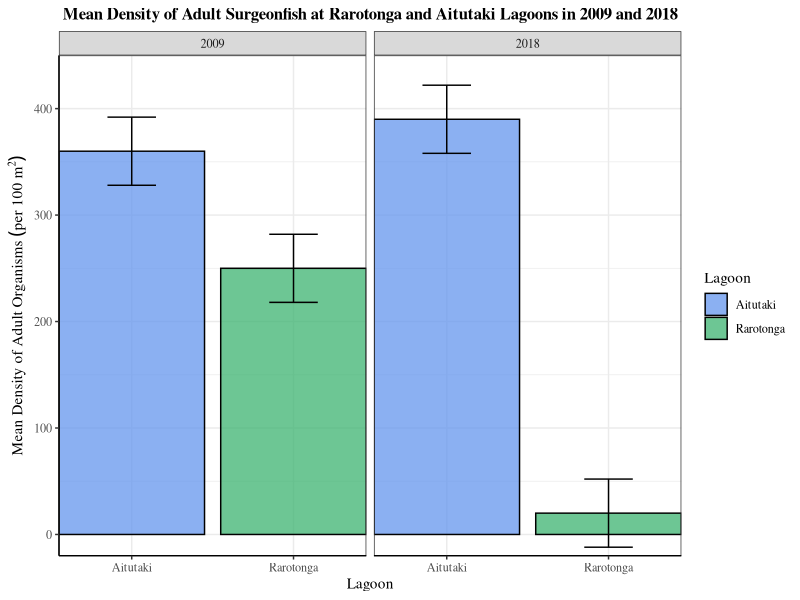
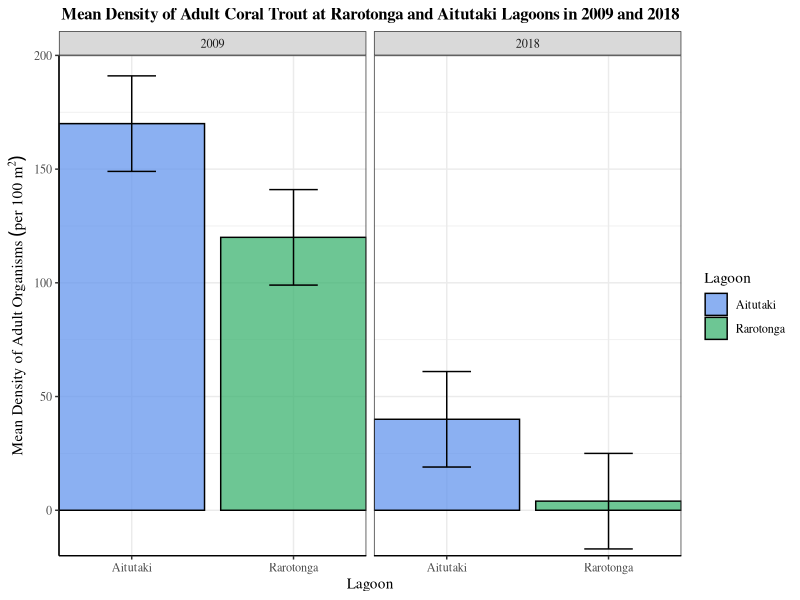
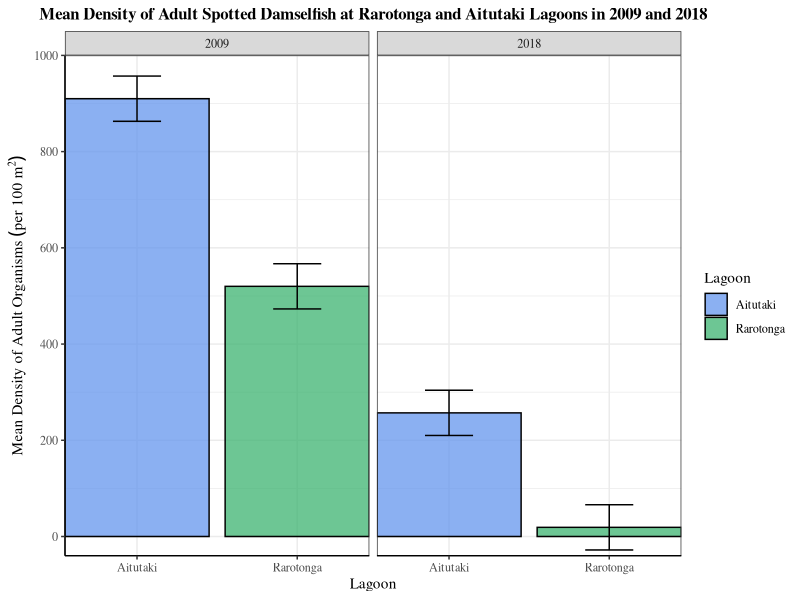
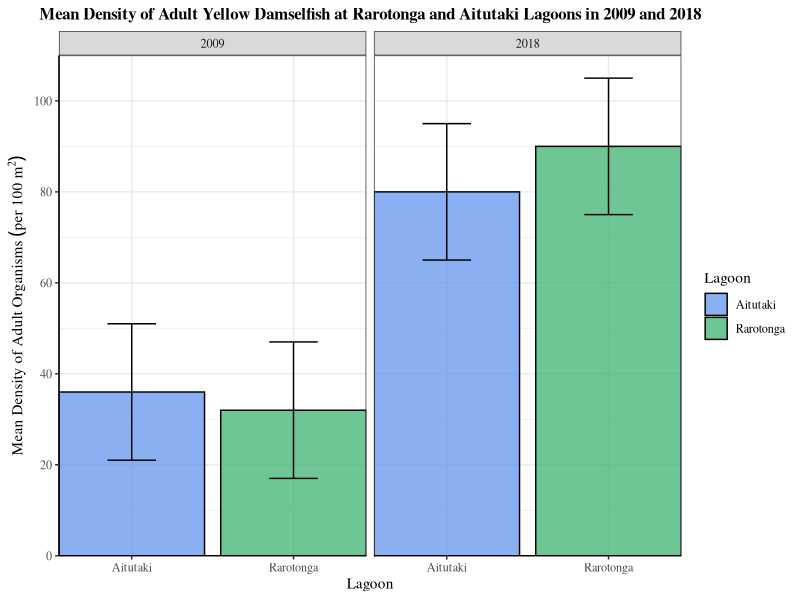
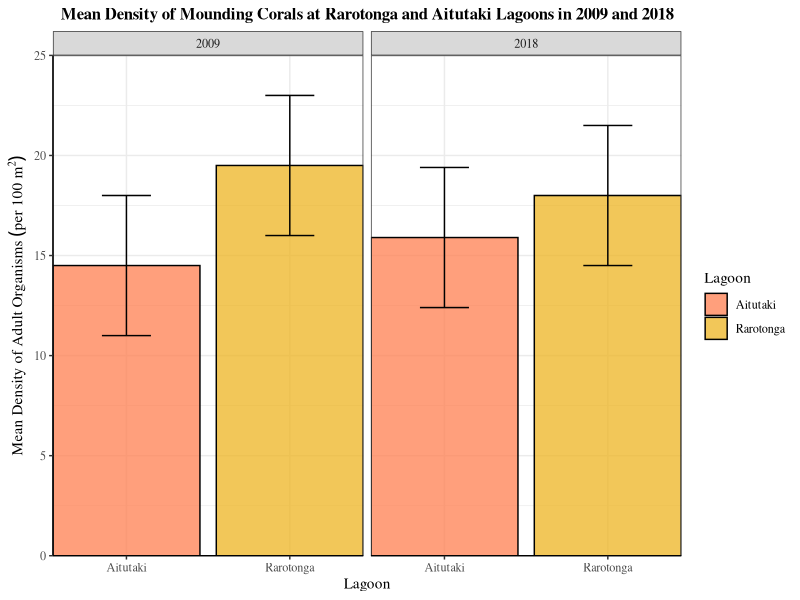
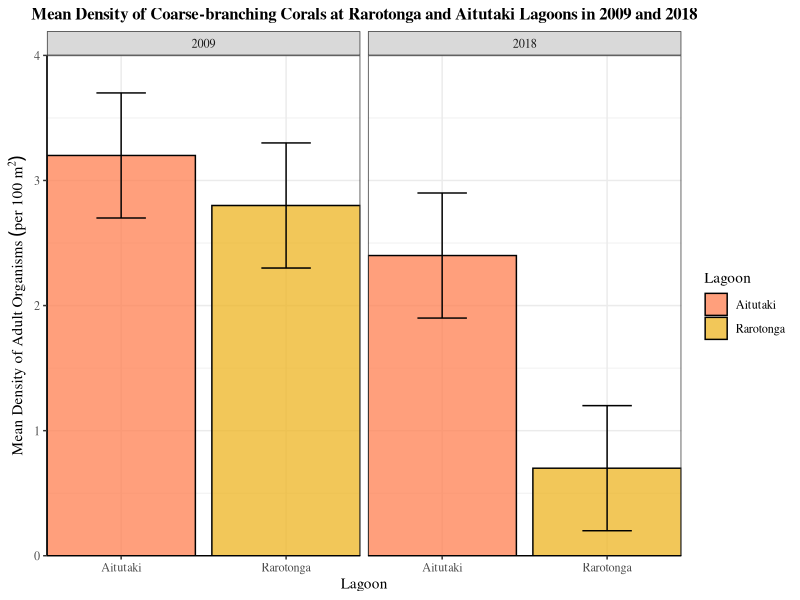
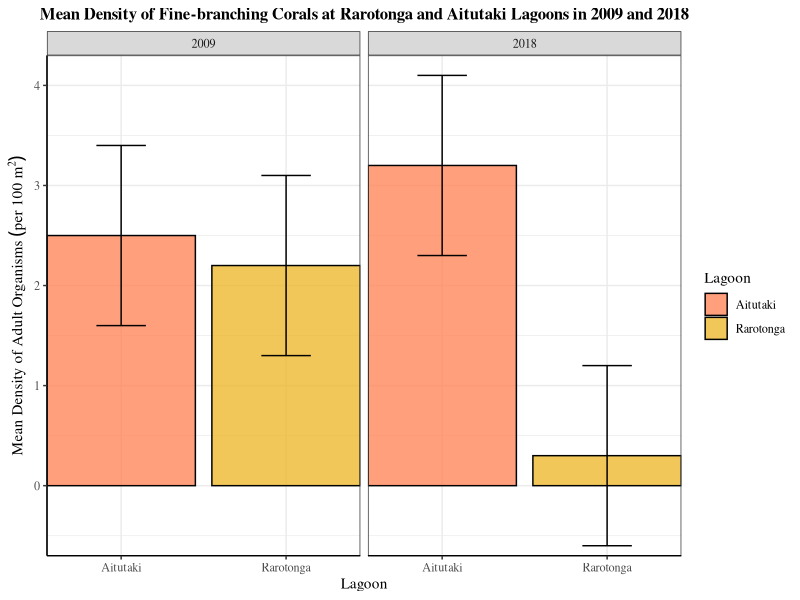
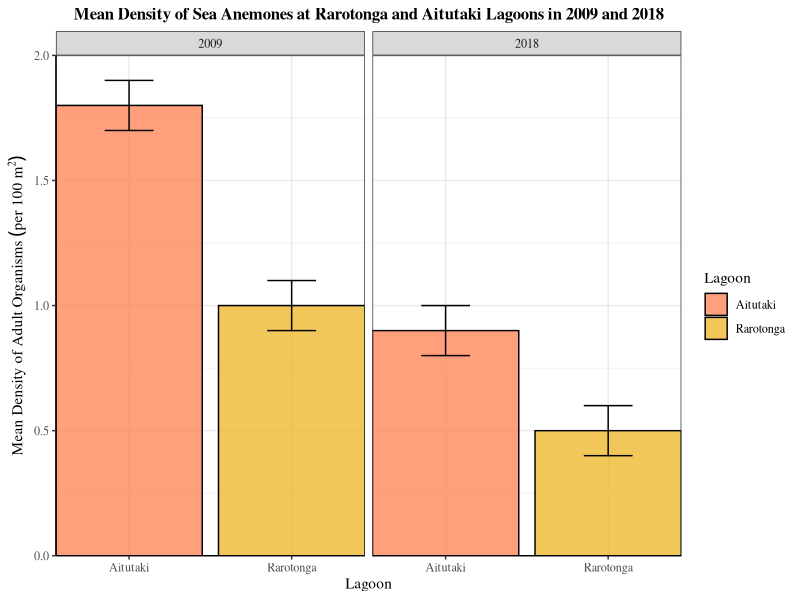

Write R code to recreate these figures, in order.
## ---- chunk 1
knitr::opts_chunk$set(echo = TRUE)
## ---- chunk 2

# Load necessary packages
library(tidyverse)

## ---- chunk 3

# Read in data
density <- read_csv("density_adultfish.csv")
density_other <- read_csv("density_other.csv")
recruited <- read_csv("recruited_fish.csv")

## ---- chunk 4

# Create bar charts for each organism that displays the mean density of the organism (y-axis) at Rarotonga and Aitutaki for 2009 and 2018. Add the 95% confidence intervals to each graph.

# Surgeonfish
surgeonfish <- density %>% 
  filter(organism == "Surgeonfish")

surgeonfish_plot <- ggplot(surgeonfish, aes(x = location, y = density, fill = location)) +
  geom_bar(stat = "identity", color = "black", position = "dodge") +
  geom_errorbar(aes(ymin = density - CI, ymax = density + CI), position = position_dodge(0.9), width = 0.3) +
  facet_wrap(~year) +
  labs(
    x = "Lagoon", 
    y = expression(Mean~Density~of~Adult~Organisms~(per~100~m^2)),
    title = "Mean Density of Adult Surgeonfish at Rarotonga and Aitutaki Lagoons in 2009 and 2018") +
  scale_y_continuous(expand = c(0,0), limits = c(-20,450), breaks = seq(0,400,100)) +
  scale_x_discrete(expand = c(0,0)) +
  scale_fill_manual(name = "Lagoon", breaks = c("Aitutaki", "Rarotonga"), values = alpha(c("cornflowerblue", "mediumseagreen"), 0.75)) +
  theme_bw() +
  theme(text = element_text(family = "serif")) +
  theme(plot.title = element_text(size = 12, hjust = 0.5, face = "bold")) +
  theme(panel.background = element_blank(),
        axis.line = element_line(colour = "black"))

surgeonfish_plot  

# Coral Trout
coraltrout <- density %>% 
  filter(organism == "Coral Trout")

coraltrout_plot <- ggplot(coraltrout, aes(x = location, y = density, fill = location)) +
  geom_bar(stat = "identity", color = "black", position = "dodge") +
  geom_errorbar(aes(ymin = density - CI, ymax = density + CI), position = position_dodge(0.9), width = 0.3) +
  facet_wrap(~year) +
  labs(
    x = "Lagoon", 
    y = expression(Mean~Density~of~Adult~Organisms~(per~100~m^2)),
    title = "Mean Density of Adult Coral Trout at Rarotonga and Aitutaki Lagoons in 2009 and 2018") +
  scale_y_continuous(expand = c(0,0), limits = c(-20,200), breaks = seq(0,200,50)) +
  scale_x_discrete(expand = c(0,0)) +
  scale_fill_manual(name = "Lagoon", breaks = c("Aitutaki", "Rarotonga"), values = alpha(c("cornflowerblue", "mediumseagreen"), 0.75)) +
  theme_bw() +
  theme(text = element_text(family = "serif")) +
  theme(plot.title = element_text(size = 12, hjust = 0.5, face = "bold")) +
  theme(panel.background = element_blank(),
        axis.line = element_line(colour = "black"))

coraltrout_plot

# Spotted Damselfish
spotteddamselfish <- density %>% 
  filter(organism == "Spotted Damselfish")

spotteddamselfish_plot <- ggplot(spotteddamselfish, aes(x = location, y = density, fill = location)) +
  geom_bar(stat = "identity", color = "black", position = "dodge") +
  geom_errorbar(aes(ymin = density - CI, ymax = density + CI), position = position_dodge(0.9), width = 0.3) +
  facet_wrap(~year) +
  labs(
    x = "Lagoon", 
    y = expression(Mean~Density~of~Adult~Organisms~(per~100~m^2)),
    title = "Mean Density of Adult Spotted Damselfish at Rarotonga and Aitutaki Lagoons in 2009 and 2018") +
  scale_y_continuous(expand = c(0,0), limits = c(-40,1000), breaks = seq(0,1000,200)) +
  scale_x_discrete(expand = c(0,0)) +
  scale_fill_manual(name = "Lagoon", breaks = c("Aitutaki", "Rarotonga"), values = alpha(c("cornflowerblue", "mediumseagreen"), 0.75)) +
  theme_bw() +
  theme(text = element_text(family = "serif")) +
  theme(plot.title = element_text(size = 12, hjust = 0.5, face = "bold")) +
  theme(panel.background = element_blank(),
        axis.line = element_line(colour = "black"))

spotteddamselfish_plot

# Yellow Damselfish
yellowdamselfish <- density %>% 
  filter(organism == "Yellow Damselfish")

yellowdamselfish_plot <- ggplot(yellowdamselfish, aes(x = location, y = density, fill = location)) +
  geom_bar(stat = "identity", color = "black", position = "dodge") +
  geom_errorbar(aes(ymin = density - CI, ymax = density + CI), position = position_dodge(0.9), width = 0.3) +
  facet_wrap(~year) +
  labs(
    x = "Lagoon", 
    y = expression(Mean~Density~of~Adult~Organisms~(per~100~m^2)),
    title = "Mean Density of Adult Yellow Damselfish at Rarotonga and Aitutaki Lagoons in 2009 and 2018") +
  scale_y_continuous(expand = c(0,0), limits = c(0,110), breaks = seq(0,100,20)) +
  scale_x_discrete(expand = c(0,0)) +
  scale_fill_manual(name = "Lagoon", breaks = c("Aitutaki", "Rarotonga"), values = alpha(c("cornflowerblue", "mediumseagreen"), 0.75)) +
  theme_bw() +
  theme(text = element_text(family = "serif")) +
  theme(plot.title = element_text(size = 12, hjust = 0.5, face = "bold")) +
  theme(panel.background = element_blank(),
        axis.line = element_line(colour = "black"))

yellowdamselfish_plot

# Mounding Corals
moundingcoral <- density_other %>% 
  filter(organism == "Mounding Corals")

moundingcoral_plot <- ggplot(moundingcoral, aes(x = location, y = density_habitat, fill = location)) +
  geom_bar(stat = "identity", color = "black", position = "dodge") +
  geom_errorbar(aes(ymin = density_habitat - CI, ymax = density_habitat + CI), position = position_dodge(0.9), width = 0.3) +
  facet_wrap(~year) +
  labs(
    x = "Lagoon", 
    y = expression(Mean~Density~of~Adult~Organisms~(per~100~m^2)),
    title = "Mean Density of Mounding Corals at Rarotonga and Aitutaki Lagoons in 2009 and 2018") +
  scale_y_continuous(expand = c(0,0), limits = c(0,25), breaks = seq(0,25,5)) +
  scale_x_discrete(expand = c(0,0)) +
  scale_fill_manual(name = "Lagoon", breaks = c("Aitutaki", "Rarotonga"), values = alpha(c("coral", "goldenrod2"), 0.75)) +
  theme_bw() +
  theme(text = element_text(family = "serif")) +
  theme(plot.title = element_text(size = 12, hjust = 0.5, face = "bold")) +
  theme(panel.background = element_blank(),
        axis.line = element_line(colour = "black"))

moundingcoral_plot

# Coarse-branching Corals
coarsecoral <- density_other %>% 
  filter(organism == "Coarse-branching Corals")

coarsecoral_plot <- ggplot(coarsecoral, aes(x = location, y = density_habitat, fill = location)) +
  geom_bar(stat = "identity", color = "black", position = "dodge") +
  geom_errorbar(aes(ymin = density_habitat - CI, ymax = density_habitat + CI), position = position_dodge(0.9), width = 0.3) +
  facet_wrap(~year) +
  labs(
    x = "Lagoon", 
    y = expression(Mean~Density~of~Adult~Organisms~(per~100~m^2)),
    title = "Mean Density of Coarse-branching Corals at Rarotonga and Aitutaki Lagoons in 2009 and 2018") +
  scale_y_continuous(expand = c(0,0), limits = c(0,4), breaks = seq(0,4,1)) +
  scale_x_discrete(expand = c(0,0)) +
  scale_fill_manual(name = "Lagoon", breaks = c("Aitutaki", "Rarotonga"), values = alpha(c("coral", "goldenrod2"), 0.75)) +
  theme_bw() +
  theme(text = element_text(family = "serif")) +
  theme(plot.title = element_text(size = 12, hjust = 0.5, face = "bold")) +
  theme(panel.background = element_blank(),
        axis.line = element_line(colour = "black"))

coarsecoral_plot

# Fine-branching Corals
finecoral <- density_other %>% 
  filter(organism == "Fine-branching Corals")

finecoral_plot <- ggplot(finecoral, aes(x = location, y = density_habitat, fill = location)) +
  geom_bar(stat = "identity", color = "black", position = "dodge") +
  geom_errorbar(aes(ymin = density_habitat - CI, ymax = density_habitat + CI), position = position_dodge(0.9), width = 0.3) +
  facet_wrap(~year) +
  labs(
    x = "Lagoon", 
    y = expression(Mean~Density~of~Adult~Organisms~(per~100~m^2)),
    title = "Mean Density of Fine-branching Corals at Rarotonga and Aitutaki Lagoons in 2009 and 2018") +
  scale_y_continuous(expand = c(0,0), limits = c(-0.7,4.3), breaks = seq(0,4,1)) +
  scale_x_discrete(expand = c(0,0)) +
  scale_fill_manual(name = "Lagoon", breaks = c("Aitutaki", "Rarotonga"), values = alpha(c("coral", "goldenrod2"), 0.75)) +
  theme_bw() +
  theme(text = element_text(family = "serif")) +
  theme(plot.title = element_text(size = 12, hjust = 0.5, face = "bold")) +
  theme(panel.background = element_blank(),
        axis.line = element_line(colour = "black"))

finecoral_plot

# Sea Anemones
anemone <- density_other %>% 
  filter(organism == "Sea Anemones")

anemone_plot <- ggplot(anemone, aes(x = location, y = density_habitat, fill = location)) +
  geom_bar(stat = "identity", color = "black", position = "dodge") +
  geom_errorbar(aes(ymin = density_habitat - CI, ymax = density_habitat + CI), position = position_dodge(0.9), width = 0.3) +
  facet_wrap(~year) +
  labs(
    x = "Lagoon", 
    y = expression(Mean~Density~of~Adult~Organisms~(per~100~m^2)),
    title = "Mean Density of Sea Anemones at Rarotonga and Aitutaki Lagoons in 2009 and 2018") +
  scale_y_continuous(expand = c(0,0), limits = c(0,2), breaks = seq(0,2,0.5)) +
  scale_x_discrete(expand = c(0,0)) +
  scale_fill_manual(name = "Lagoon", breaks = c("Aitutaki", "Rarotonga"), values = alpha(c("coral", "goldenrod2"), 0.75)) +
  theme_bw() +
  theme(text = element_text(family = "serif")) +
  theme(plot.title = element_text(size = 12, hjust = 0.5, face = "bold")) +
  theme(panel.background = element_blank(),
        axis.line = element_line(colour = "black"))

anemone_plot

# Algae
algae <- density_other %>% 
  filter(organism == "Algae")

algae_plot <- ggplot(algae, aes(x = location, y = density_habitat, fill = location)) +
  geom_bar(stat = "identity", color = "black", position = "dodge") +
  geom_errorbar(aes(ymin = density_habitat - CI, ymax = density_habitat + CI), position = position_dodge(0.9), width = 0.3) +
  facet_wrap(~year) +
  labs(
    x = "Lagoon", 
    y = expression(Mean~Density~of~Adult~Organisms~(per~100~m^2)),
    title = "Mean Density of Algae at Rarotonga and Aitutaki Lagoons in 2009 and 2018") +
  scale_y_continuous(expand = c(0,0), limits = c(-0.5,6.5), breaks = seq(0,6,2)) +
  scale_x_discrete(expand = c(0,0)) +
  scale_fill_manual(name = "Lagoon", breaks = c("Aitutaki", "Rarotonga"), values = alpha(c("coral", "goldenrod2"), 0.75)) +
  theme_bw() +
  theme(text = element_text(family = "serif")) +
  theme(plot.title = element_text(size = 12, hjust = 0.5, face = "bold")) +
  theme(panel.background = element_blank(),
        axis.line = element_line(colour = "black"))

algae_plot

## ---- chunk 5

# Create bar charts for each recruit (young) of each fish species that displays the mean density of the organism (y-axis) at Rarotonga and Aitutaki for 2009 and 2018. Add the 95% confidence intervals to each graph.

# Surgeonfish
surgeonfish_recruit <- recruited %>% 
  filter(fish == "Surgeonfish") %>% 
  filter(number != 0)

surgeonfish_recruit_plot <- ggplot(surgeonfish_recruit, aes(x = location, y = number, fill = location)) +
  geom_bar(stat = "identity", color = "black", position = "dodge") +
  geom_errorbar(aes(ymin = number - CI, ymax = number + CI), position = position_dodge(0.9), width = 0.3) +
  facet_wrap(~year) +
  labs(
    x = "Lagoon", 
    y = expression(Mean~Density~of~Fish~Recruits~(per~1~m^2~of~microhabitat)),
    title = "Mean Density of Recruited Surgeonfish at Rarotonga and Aitutaki Lagoons in 2009 and 2018") +
  scale_y_continuous(expand = c(0,0), limits = c(0,45), breaks = seq(0,45,10)) +
  scale_x_discrete(expand = c(0,0)) +
  scale_fill_manual(name = "Lagoon", breaks = c("Aitutaki", "Rarotonga"), values = alpha(c("cornflowerblue", "mediumseagreen"), 0.75)) +
  theme_bw() +
  theme(text = element_text(family = "serif")) +
  theme(plot.title = element_text(size = 12, hjust = 0.5, face = "bold")) +
  theme(panel.background = element_blank(),
        axis.line = element_line(colour = "black"))

surgeonfish_recruit_plot  

# Coral Trout
coraltrout_recruit <- recruited %>% 
  filter(fish == "Coral Trout") %>% 
  filter(number != 0)

coraltrout_recruit_plot <- ggplot(coraltrout_recruit, aes(x = location, y = number, fill = location)) +
  geom_bar(stat = "identity", color = "black", position = "dodge") +
  geom_errorbar(aes(ymin = number - CI, ymax = number + CI), position = position_dodge(0.9), width = 0.3) +
  facet_wrap(~year) +
  labs(
    x = "Lagoon", 
    y = expression(Mean~Density~of~Fish~Recruits~(per~1~m^2~of~microhabitat)),
    title = "Mean Density of Recruited Coral Trout at Rarotonga and Aitutaki Lagoons in 2009 and 2018") +
  scale_y_continuous(expand = c(0,0), limits = c(-1.6,15), breaks = seq(0,15,5)) +
  scale_x_discrete(expand = c(0,0)) +
  scale_fill_manual(name = "Lagoon", breaks = c("Aitutaki", "Rarotonga"), values = alpha(c("cornflowerblue", "mediumseagreen"), 0.75)) +
  theme_bw() +
  theme(text = element_text(family = "serif")) +
  theme(plot.title = element_text(size = 12, hjust = 0.5, face = "bold")) +
  theme(panel.background = element_blank(),
        axis.line = element_line(colour = "black"))

coraltrout_recruit_plot  

# Spotted Damselfish
spotted_recruit <- recruited %>% 
  filter(fish == "Spotted Damselfish") %>% 
  filter(number != 0)

spotted_recruit_plot <- ggplot(spotted_recruit, aes(x = location, y = number, fill = location)) +
  geom_bar(stat = "identity", color = "black", position = "dodge") +
  geom_errorbar(aes(ymin = number - CI, ymax = number + CI), position = position_dodge(0.9), width = 0.3) +
  facet_wrap(~year) +
  labs(
    x = "Lagoon", 
    y = expression(Mean~Density~of~Fish~Recruits~(per~1~m^2~of~microhabitat)),
    title = "Mean Density of Recruited Spotted Damselfish at Rarotonga and Aitutaki Lagoons in 2009 and 2018") +
  scale_y_continuous(expand = c(0,0), limits = c(0,21), breaks = seq(0,20,5)) +
  scale_x_discrete(expand = c(0,0)) +
  scale_fill_manual(name = "Lagoon", breaks = c("Aitutaki", "Rarotonga"), values = alpha(c("cornflowerblue", "mediumseagreen"), 0.75)) +
  theme_bw() +
  theme(text = element_text(family = "serif")) +
  theme(plot.title = element_text(size = 12, hjust = 0.5, face = "bold")) +
  theme(panel.background = element_blank(),
        axis.line = element_line(colour = "black"))

spotted_recruit_plot 

# Yellow Damselfish
yellow_recruit <- recruited %>% 
  filter(fish == "Yellow Damselfish") %>% 
  filter(number != 0)

yellow_recruit_plot <- ggplot(yellow_recruit, aes(x = location, y = number, fill = location)) +
  geom_bar(stat = "identity", color = "black", position = "dodge") +
  geom_errorbar(aes(ymin = number - CI, ymax = number + CI), position = position_dodge(0.9), width = 0.3) +
  facet_wrap(~year) +
  labs(
    x = "Lagoon", 
    y = expression(Mean~Density~of~Fish~Recruits~(per~1~m^2~of~microhabitat)),
    title = "Mean Density of Recruited Yellow Damselfish at Rarotonga and Aitutaki Lagoons in 2009 and 2018") +
  scale_y_continuous(expand = c(0,0), limits = c(0,52), breaks = seq(0,50,10)) +
  scale_x_discrete(expand = c(0,0)) +
  scale_fill_manual(name = "Lagoon", breaks = c("Aitutaki", "Rarotonga"), values = alpha(c("cornflowerblue", "mediumseagreen"), 0.75)) +
  theme_bw() +
  theme(text = element_text(family = "serif")) +
  theme(plot.title = element_text(size = 12, hjust = 0.5, face = "bold")) +
  theme(panel.background = element_blank(),
        axis.line = element_line(colour = "black"))

yellow_recruit_plot 

## ---- chunk 6

# Multiply number of fish recruits per 1 m2 of microhabitat by the density of "other organisms" (microhabitat) per 100 m2 of reef area to get the density of fish recruits per 100 m2 of reef area

# Surgeonfish (microhabitat = Fine-branching Coral)
surgeonfish_recruit_density <- (surgeonfish_recruit$number * finecoral$density_habitat)

surgeonfish_all <- cbind(surgeonfish_recruit_density, surgeonfish)

surgeonfish_r2 <- surgeonfish_all %>% 
  summarize(R2 = summary(lm(surgeonfish_recruit_density ~ density))$r.squared)
# R2 = 0.96754

# Create XY scatter plot of density of recruits and adults
surgeonfish_all_plot <- ggplot(surgeonfish_all, aes(
                                                    x = surgeonfish_recruit_density, 
                                                    y = density)) +
  geom_smooth(method = lm, se = F, color = "slategrey") +
  geom_point(size = 5, aes(color = location, shape = factor(year))) +
  labs(
    x = expression(Density~of~Fish~Recruits~(per~100~m^2~of~reef~area)), 
    y = expression(Density~of~Adult~Fish~(per~100~m^2~of~reef~area)),
    title = expression(Density~of~Surgeonfish~Recruits~and~Adults~per~100~m^2~of~reef~area),
    color = "Lagoon",
    shape = "Year")+
  theme_bw() +
  theme(text = element_text(family = "serif")) +
  theme(plot.title = element_text(hjust = 0.5, face = "bold")) +
  theme(panel.background = element_blank(),
        axis.line = element_line(colour = "black"))

surgeonfish_all_plot

# Coral Trout (microhabitat = Coarse-branching Coral)
coraltrout_recruit_density <- (coraltrout_recruit$number * coarsecoral$density_habitat)

coraltrout_all <- cbind(coraltrout_recruit_density, coraltrout)

coraltrout_r2 <- coraltrout_all %>% 
  summarize(R2 = summary(lm(coraltrout_recruit_density ~ density))$r.squared)
# R2 = 0.8957753

# Create XY scatter plot of density of recruits and adults
coraltrout_all_plot <- ggplot(coraltrout_all, aes(
                                                    x = coraltrout_recruit_density, 
                                                    y = density)) +
  geom_smooth(method = lm, se = F, color = "slategrey") +
  geom_point(size = 5, aes(color = location, shape = factor(year))) +
  labs(
    x = expression(Density~of~Fish~Recruits~(per~100~m^2~of~reef~area)), 
    y = expression(Density~of~Adult~Fish~(per~100~m^2~of~reef~area)),
    title = expression(Density~of~Coral~Trout~Recruits~and~Adults~per~100~m^2~of~reef~area),
    color = "Lagoon",
    shape = "Year")+
  theme_bw() +
  theme(text = element_text(family = "serif")) +
  theme(plot.title = element_text(hjust = 0.5, face = "bold")) +
  theme(panel.background = element_blank(),
        axis.line = element_line(colour = "black"))

coraltrout_all_plot

# Spotted Damselfish (microhabitat = Sea Anemones)
spotted_recruit_density <- (spotted_recruit$number * anemone$density_habitat)

spotted_all <- cbind(spotted_recruit_density, spotteddamselfish)

spotted_r2 <- spotted_all %>% 
  summarize(R2 = summary(lm(spotted_recruit_density ~ density))$r.squared)
# R2 = 0.9434432

# Create XY scatter plot of density of recruits and adults
spotted_all_plot <- ggplot(spotted_all, aes(
                                            x = spotted_recruit_density, 
                                            y = density)) +
  geom_smooth(method = lm, se = F, color = "slategrey") +
  geom_point(size = 5, aes(color = location, shape = factor(year))) +
  labs(
    x = expression(Density~of~Fish~Recruits~(per~100~m^2~of~reef~area)), 
    y = expression(Density~of~Adult~Fish~(per~100~m^2~of~reef~area)),
    title = expression(Density~of~Spotted~Damselfish~Recruits~and~Adults~per~100~m^2~of~reef~area),
    color = "Lagoon",
    shape = "Year")+
  theme_bw() +
  theme(text = element_text(family = "serif")) +
  theme(plot.title = element_text(hjust = 0.5, face = "bold")) +
  theme(panel.background = element_blank(),
        axis.line = element_line(colour = "black"))

spotted_all_plot

# Yellow Damselfish (microhabitat = Mounding Coral)
yellow_recruit_density <- (yellow_recruit$number * moundingcoral$density_habitat)

yellow_all <- cbind(yellow_recruit_density, yellowdamselfish)

yellow_r2 <- yellow_all %>% 
  summarize(R2 = summary(lm(yellow_recruit_density ~ density))$r.squared)
# R2 = 0.401724

# Create XY scatter plot of density of recruits and adults
yellow_all_plot <- ggplot(yellow_all, aes(
                                          x = spotted_recruit_density, 
                                          y = density)) +
  geom_smooth(method = lm, se = F, color = "slategrey") +
  geom_point(size = 5, aes(color = location, shape = factor(year))) +
  labs(
    x = expression(Density~of~Fish~Recruits~(per~100~m^2~of~reef~area)), 
    y = expression(Density~of~Adult~Fish~(per~100~m^2~of~reef~area)),
    title = expression(Density~of~Yellow~Damselfish~Recruits~and~Adults~per~100~m^2~of~reef~area),
    color = "Lagoon",
    shape = "Year")+
  theme_bw() +
  theme(text = element_text(family = "serif")) +
  theme(plot.title = element_text(hjust = 0.5, face = "bold")) +
  theme(panel.background = element_blank(),
        axis.line = element_line(colour = "black"))

yellow_all_plot


## ---- chunk 7

# Create XY scatter plot of density of adults and density of microhabitat used by their young

# Surgeonfish (adult surgeonfish density vs fine-branching coral density)
surgeon_fine <- cbind(surgeonfish, finecoral$density_habitat)

surgeon_fine_r2 <- surgeon_fine %>% 
  summarize(R2 = summary(lm(density ~ `finecoral$density_habitat`))$r.squared)
# R2 = 0.9646357

surgeon_fine_plot <- ggplot(surgeon_fine, aes(x = finecoral$density_habitat, y = density)) +
  geom_smooth(method = lm, se = F, color = "slategrey") +
  geom_point(size = 5, aes(color = location, shape = factor(year))) +
  labs(
    x = expression(Density~of~Young~Fish~Microhabitat~(1~m^2~per~100~m^2~of~reef~area)),
    y = expression(Density~of~Adult~Fish~(Number~per~100~m^2~of~reef)), 
    title = "Density of Adult Surgeonfish and Fine-branching Coral",
    color = "Lagoon",
    shape = "Year")+
  theme_bw() +
  theme(text = element_text(family = "serif")) +
  theme(plot.title = element_text(hjust = 0.5, face = "bold")) +
  theme(panel.background = element_blank(),
        axis.line = element_line(colour = "black"))

surgeon_fine_plot

# Coral Trout (adult coral trout density vs coarse-branching coral density)
coral_coarse <- cbind(coraltrout, coarsecoral$density_habitat)

coral_coarse_r2 <- coral_coarse %>% 
  summarize(R2 = summary(lm(density ~ `coarsecoral$density_habitat`))$r.squared)
# R2 = 0.7761476

coral_coarse_plot <- ggplot(coral_coarse, aes(x = coarsecoral$density_habitat, y = density)) +
  geom_smooth(method = lm, se = F, color = "slategrey") +
  geom_point(size = 5, aes(color = location, shape = factor(year))) +
  labs(
    x = expression(Density~of~Young~Fish~Microhabitat~(1~m^2~per~100~m^2~of~reef~area)),
    y = expression(Density~of~Adult~Fish~(Number~per~100~m^2~of~reef)), 
    title = "Density of Adult Coral Trout and Coarse-branching Coral",
    color = "Lagoon",
    shape = "Year")+
  theme_bw() +
  theme(text = element_text(family = "serif")) +
  theme(plot.title = element_text(hjust = 0.5, face = "bold")) +
  theme(panel.background = element_blank(),
        axis.line = element_line(colour = "black"))

coral_coarse_plot

# Spotted Damselfish (adult spotted damselfish density vs sea anemones density)
spotted_anemone <- cbind(spotteddamselfish, anemone$density_habitat)

spotted_anemone_r2 <- spotted_anemone %>% 
  summarize(R2 = summary(lm(density ~ `anemone$density_habitat`))$r.squared)
# R2 = 0.9482483

spotted_anemone_plot <- ggplot(spotted_anemone, aes(x = anemone$density_habitat, y = density)) +
  geom_smooth(method = lm, se = F, color = "slategrey") +
  geom_point(size = 5, aes(color = location, shape = factor(year))) +
  labs(
    x = expression(Density~of~Young~Fish~Microhabitat~(1~m^2~per~100~m^2~of~reef~area)),
    y = expression(Density~of~Adult~Fish~(Number~per~100~m^2~of~reef)), 
    title = "Density of Adult Spotted Damselfish and Sea Anemones",
    color = "Lagoon",
    shape = "Year")+
  theme_bw() +
  theme(text = element_text(family = "serif")) +
  theme(plot.title = element_text(hjust = 0.5, face = "bold")) +
  theme(panel.background = element_blank(),
        axis.line = element_line(colour = "black"))

spotted_anemone_plot

# Yellow Damselfish (adult yellow damselfish density vs mounding coral density)
yellow_mounding <- cbind(yellowdamselfish, moundingcoral$density_habitat)

yellow_mounding_r2 <- yellow_mounding %>% 
  summarize(R2 = summary(lm(density ~ `moundingcoral$density_habitat`))$r.squared)
# R2 = 0.0001074609

yellow_mounding_plot <- ggplot(yellow_mounding, aes(x = moundingcoral$density_habitat, y = density)) +
  geom_smooth(method = lm, se = F, color = "slategrey") +
  geom_point(size = 5, aes(color = location, shape = factor(year))) +
  labs(
    x = expression(Density~of~Young~Fish~Microhabitat~(1~m^2~per~100~m^2~of~reef~area)),
    y = expression(Density~of~Adult~Fish~(Number~per~100~m^2~of~reef)), 
    title = "Density of Adult Yellow Damselfish and Mounding Coral",
    color = "Lagoon",
    shape = "Year")+
  theme_bw() +
  theme(text = element_text(family = "serif")) +
  theme(plot.title = element_text(hjust = 0.5, face = "bold")) +
  theme(panel.background = element_blank(),
        axis.line = element_line(colour = "black"))

yellow_mounding_plot

